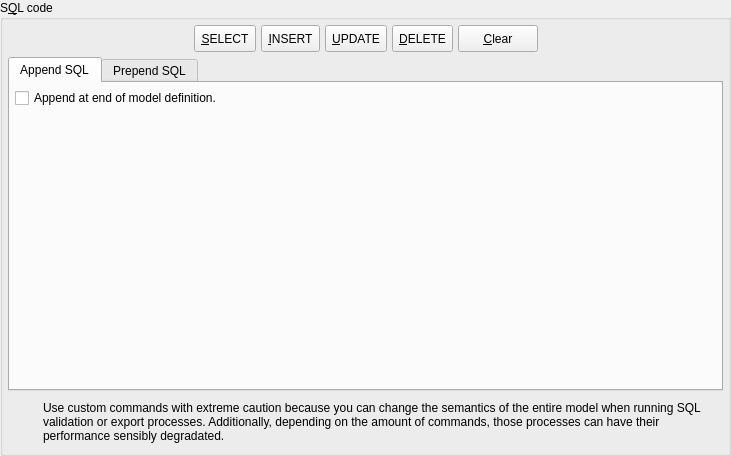
<?xml version="1.0" encoding="UTF-8"?>
<ui version="4.0">
 <class>CustomSQLWidget</class>
 <widget class="QWidget" name="CustomSQLWidget">
  <property name="geometry">
   <rect>
    <x>0</x>
    <y>0</y>
    <width>731</width>
    <height>456</height>
   </rect>
  </property>
  <property name="sizePolicy">
   <sizepolicy hsizetype="Expanding" vsizetype="Expanding">
    <horstretch>0</horstretch>
    <verstretch>0</verstretch>
   </sizepolicy>
  </property>
  <property name="minimumSize">
   <size>
    <width>0</width>
    <height>0</height>
   </size>
  </property>
  <property name="windowTitle">
   <string>Add custom SQL code</string>
  </property>
  <layout class="QGridLayout" name="sqlappend_grid">
   <property name="leftMargin">
    <number>0</number>
   </property>
   <property name="topMargin">
    <number>0</number>
   </property>
   <property name="rightMargin">
    <number>0</number>
   </property>
   <property name="bottomMargin">
    <number>0</number>
   </property>
   <property name="spacing">
    <number>5</number>
   </property>
   <item row="0" column="0">
    <widget class="QGroupBox" name="sqlcode_grp">
     <property name="title">
      <string>S&amp;QL code</string>
     </property>
     <layout class="QVBoxLayout" name="verticalLayout_3">
      <property name="spacing">
       <number>5</number>
      </property>
      <property name="leftMargin">
       <number>5</number>
      </property>
      <property name="topMargin">
       <number>5</number>
      </property>
      <property name="rightMargin">
       <number>5</number>
      </property>
      <property name="bottomMargin">
       <number>5</number>
      </property>
      <item>
       <layout class="QHBoxLayout" name="horizontalLayout">
        <property name="spacing">
         <number>5</number>
        </property>
        <item>
         <spacer name="horizontalSpacer">
          <property name="orientation">
           <enum>Qt::Orientation::Horizontal</enum>
          </property>
          <property name="sizeHint" stdset="0">
           <size>
            <width>40</width>
            <height>20</height>
           </size>
          </property>
         </spacer>
        </item>
        <item>
         <widget class="QToolButton" name="select_tb">
          <property name="sizePolicy">
           <sizepolicy hsizetype="Preferred" vsizetype="Preferred">
            <horstretch>0</horstretch>
            <verstretch>0</verstretch>
           </sizepolicy>
          </property>
          <property name="minimumSize">
           <size>
            <width>0</width>
            <height>27</height>
           </size>
          </property>
          <property name="font">
           <font>
            <italic>false</italic>
           </font>
          </property>
          <property name="toolTip">
           <string>Puts an SELECT command template at current cursor position.</string>
          </property>
          <property name="text">
           <string>&amp;SELECT</string>
          </property>
          <property name="icon">
           <iconset resource="../../res/resources.qrc">
            <normaloff>:/icons/icons/objselect.png</normaloff>:/icons/icons/objselect.png</iconset>
          </property>
          <property name="iconSize">
           <size>
            <width>25</width>
            <height>25</height>
           </size>
          </property>
          <property name="popupMode">
           <enum>QToolButton::ToolButtonPopupMode::InstantPopup</enum>
          </property>
          <property name="toolButtonStyle">
           <enum>Qt::ToolButtonStyle::ToolButtonTextBesideIcon</enum>
          </property>
         </widget>
        </item>
        <item>
         <widget class="QToolButton" name="insert_tb">
          <property name="sizePolicy">
           <sizepolicy hsizetype="Preferred" vsizetype="Preferred">
            <horstretch>0</horstretch>
            <verstretch>0</verstretch>
           </sizepolicy>
          </property>
          <property name="minimumSize">
           <size>
            <width>0</width>
            <height>27</height>
           </size>
          </property>
          <property name="font">
           <font>
            <italic>false</italic>
           </font>
          </property>
          <property name="toolTip">
           <string>Puts an INSERT command template at current cursor position.</string>
          </property>
          <property name="text">
           <string>&amp;INSERT</string>
          </property>
          <property name="icon">
           <iconset resource="../../res/resources.qrc">
            <normaloff>:/icons/icons/add.png</normaloff>:/icons/icons/add.png</iconset>
          </property>
          <property name="iconSize">
           <size>
            <width>25</width>
            <height>25</height>
           </size>
          </property>
          <property name="popupMode">
           <enum>QToolButton::ToolButtonPopupMode::InstantPopup</enum>
          </property>
          <property name="toolButtonStyle">
           <enum>Qt::ToolButtonStyle::ToolButtonTextBesideIcon</enum>
          </property>
         </widget>
        </item>
        <item>
         <widget class="QToolButton" name="update_tb">
          <property name="sizePolicy">
           <sizepolicy hsizetype="Preferred" vsizetype="Preferred">
            <horstretch>0</horstretch>
            <verstretch>0</verstretch>
           </sizepolicy>
          </property>
          <property name="minimumSize">
           <size>
            <width>0</width>
            <height>27</height>
           </size>
          </property>
          <property name="font">
           <font>
            <italic>false</italic>
           </font>
          </property>
          <property name="toolTip">
           <string>Puts an UPDATE command template at current cursor position.</string>
          </property>
          <property name="text">
           <string>&amp;UPDATE</string>
          </property>
          <property name="icon">
           <iconset resource="../../res/resources.qrc">
            <normaloff>:/icons/icons/refresh.png</normaloff>:/icons/icons/refresh.png</iconset>
          </property>
          <property name="iconSize">
           <size>
            <width>25</width>
            <height>25</height>
           </size>
          </property>
          <property name="popupMode">
           <enum>QToolButton::ToolButtonPopupMode::InstantPopup</enum>
          </property>
          <property name="toolButtonStyle">
           <enum>Qt::ToolButtonStyle::ToolButtonTextBesideIcon</enum>
          </property>
         </widget>
        </item>
        <item>
         <widget class="QToolButton" name="delete_tb">
          <property name="sizePolicy">
           <sizepolicy hsizetype="Preferred" vsizetype="Preferred">
            <horstretch>0</horstretch>
            <verstretch>0</verstretch>
           </sizepolicy>
          </property>
          <property name="minimumSize">
           <size>
            <width>0</width>
            <height>27</height>
           </size>
          </property>
          <property name="font">
           <font>
            <italic>false</italic>
           </font>
          </property>
          <property name="toolTip">
           <string>Puts an DELETE command template at current cursor position.</string>
          </property>
          <property name="text">
           <string>&amp;DELETE</string>
          </property>
          <property name="icon">
           <iconset resource="../../res/resources.qrc">
            <normaloff>:/icons/icons/delete.png</normaloff>:/icons/icons/delete.png</iconset>
          </property>
          <property name="iconSize">
           <size>
            <width>25</width>
            <height>25</height>
           </size>
          </property>
          <property name="popupMode">
           <enum>QToolButton::ToolButtonPopupMode::InstantPopup</enum>
          </property>
          <property name="toolButtonStyle">
           <enum>Qt::ToolButtonStyle::ToolButtonTextBesideIcon</enum>
          </property>
         </widget>
        </item>
        <item>
         <widget class="QPushButton" name="clear_tb">
          <property name="sizePolicy">
           <sizepolicy hsizetype="Preferred" vsizetype="Preferred">
            <horstretch>0</horstretch>
            <verstretch>0</verstretch>
           </sizepolicy>
          </property>
          <property name="font">
           <font>
            <italic>false</italic>
           </font>
          </property>
          <property name="toolTip">
           <string/>
          </property>
          <property name="text">
           <string>&amp;Clear</string>
          </property>
          <property name="icon">
           <iconset resource="../../res/resources.qrc">
            <normaloff>:/icons/icons/cleartext.png</normaloff>:/icons/icons/cleartext.png</iconset>
          </property>
          <property name="iconSize">
           <size>
            <width>25</width>
            <height>25</height>
           </size>
          </property>
         </widget>
        </item>
        <item>
         <spacer name="horizontalSpacer_2">
          <property name="orientation">
           <enum>Qt::Orientation::Horizontal</enum>
          </property>
          <property name="sizeHint" stdset="0">
           <size>
            <width>40</width>
            <height>20</height>
           </size>
          </property>
         </spacer>
        </item>
       </layout>
      </item>
      <item>
       <widget class="QTabWidget" name="sqlcodes_twg">
        <property name="currentIndex">
         <number>0</number>
        </property>
        <widget class="QWidget" name="tab">
         <attribute name="title">
          <string>Append SQL</string>
         </attribute>
         <layout class="QVBoxLayout" name="verticalLayout_2">
          <property name="spacing">
           <number>5</number>
          </property>
          <property name="leftMargin">
           <number>5</number>
          </property>
          <property name="topMargin">
           <number>5</number>
          </property>
          <property name="rightMargin">
           <number>5</number>
          </property>
          <property name="bottomMargin">
           <number>5</number>
          </property>
          <item>
           <widget class="QCheckBox" name="end_of_model_chk">
            <property name="toolTip">
             <string>Append the SQL code at the very end of model definition.
Unchecking this will cause the SQL to be appended at the end of CREATE DATABASE command.</string>
            </property>
            <property name="text">
             <string>Append at end of model definition.</string>
            </property>
           </widget>
          </item>
          <item>
           <widget class="QWidget" name="append_sql_wgt" native="true"/>
          </item>
         </layout>
        </widget>
        <widget class="QWidget" name="tab_2">
         <attribute name="title">
          <string>Prepend SQL</string>
         </attribute>
         <layout class="QVBoxLayout" name="verticalLayout">
          <property name="spacing">
           <number>5</number>
          </property>
          <property name="leftMargin">
           <number>5</number>
          </property>
          <property name="topMargin">
           <number>5</number>
          </property>
          <property name="rightMargin">
           <number>5</number>
          </property>
          <property name="bottomMargin">
           <number>5</number>
          </property>
          <item>
           <widget class="QCheckBox" name="begin_of_model_chk">
            <property name="toolTip">
             <string>Append the SQL code at the very end of model definition.
Unchecking this will cause the SQL to be appended at the end of CREATE DATABASE command.</string>
            </property>
            <property name="text">
             <string>Prepend at beginning of model definition.</string>
            </property>
           </widget>
          </item>
          <item>
           <widget class="QWidget" name="prepend_sql_wgt" native="true"/>
          </item>
         </layout>
        </widget>
       </widget>
      </item>
      <item>
       <widget class="QFrame" name="alert_frm">
        <property name="sizePolicy">
         <sizepolicy hsizetype="Preferred" vsizetype="Fixed">
          <horstretch>0</horstretch>
          <verstretch>0</verstretch>
         </sizepolicy>
        </property>
        <property name="minimumSize">
         <size>
          <width>0</width>
          <height>0</height>
         </size>
        </property>
        <property name="frameShape">
         <enum>QFrame::Shape::NoFrame</enum>
        </property>
        <property name="frameShadow">
         <enum>QFrame::Shadow::Raised</enum>
        </property>
        <layout class="QGridLayout" name="gridLayout_2">
         <property name="leftMargin">
          <number>5</number>
         </property>
         <property name="topMargin">
          <number>5</number>
         </property>
         <property name="rightMargin">
          <number>5</number>
         </property>
         <property name="bottomMargin">
          <number>5</number>
         </property>
         <property name="spacing">
          <number>5</number>
         </property>
         <item row="0" column="0">
          <widget class="QLabel" name="icon_lbl">
           <property name="maximumSize">
            <size>
             <width>25</width>
             <height>25</height>
            </size>
           </property>
           <property name="text">
            <string/>
           </property>
           <property name="textFormat">
            <enum>Qt::TextFormat::AutoText</enum>
           </property>
           <property name="pixmap">
            <pixmap resource="../../res/resources.qrc">:/icons/icons/alert.png</pixmap>
           </property>
           <property name="scaledContents">
            <bool>true</bool>
           </property>
          </widget>
         </item>
         <item row="0" column="1">
          <widget class="QLabel" name="message_lbl">
           <property name="font">
            <font>
             <bold>false</bold>
             <underline>false</underline>
             <strikeout>false</strikeout>
             <kerning>true</kerning>
            </font>
           </property>
           <property name="text">
            <string>&lt;html&gt;&lt;head/&gt;&lt;body&gt;&lt;p&gt;Use custom commands with extreme caution because you can change the semantics of the entire model when running SQL validation or export processes. Additionally, depending on the amount of commands, those processes can have their performance sensibly degradated.&lt;/p&gt;&lt;/body&gt;&lt;/html&gt;</string>
           </property>
           <property name="wordWrap">
            <bool>true</bool>
           </property>
          </widget>
         </item>
        </layout>
       </widget>
      </item>
     </layout>
    </widget>
   </item>
  </layout>
 </widget>
 <tabstops>
  <tabstop>select_tb</tabstop>
  <tabstop>insert_tb</tabstop>
  <tabstop>update_tb</tabstop>
  <tabstop>delete_tb</tabstop>
  <tabstop>clear_tb</tabstop>
 </tabstops>
 <resources>
  <include location="../../res/resources.qrc"/>
 </resources>
 <connections/>
</ui>
